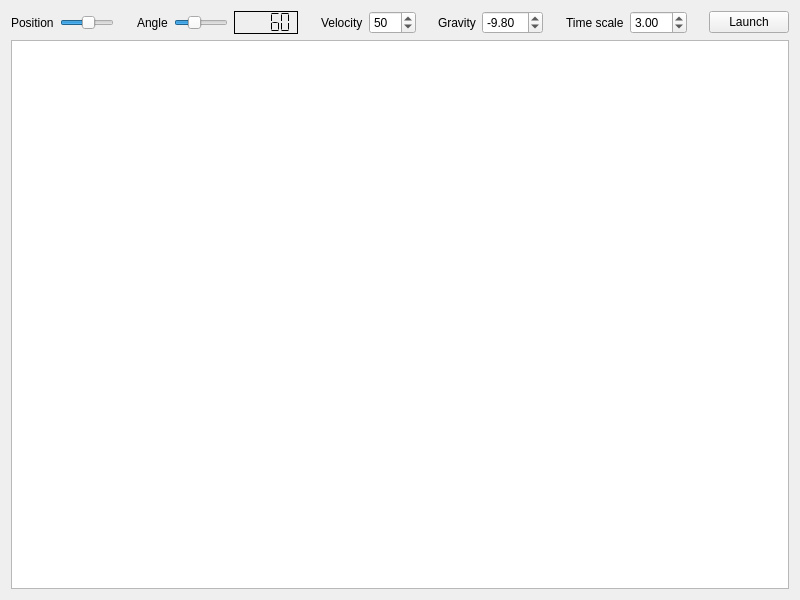
<?xml version="1.0" encoding="UTF-8"?>
<ui version="4.0">
 <class>Widget</class>
 <widget class="QWidget" name="Widget">
  <property name="geometry">
   <rect>
    <x>0</x>
    <y>0</y>
    <width>800</width>
    <height>600</height>
   </rect>
  </property>
  <property name="minimumSize">
   <size>
    <width>800</width>
    <height>600</height>
   </size>
  </property>
  <property name="maximumSize">
   <size>
    <width>800</width>
    <height>600</height>
   </size>
  </property>
  <property name="windowTitle">
   <string>Widget</string>
  </property>
  <layout class="QHBoxLayout" name="horizontalLayout">
   <item>
    <layout class="QGridLayout" name="gridLayout">
     <item row="0" column="9">
      <widget class="QSpinBox" name="spinBoxVelocity">
       <property name="maximum">
        <number>200</number>
       </property>
       <property name="singleStep">
        <number>5</number>
       </property>
       <property name="value">
        <number>50</number>
       </property>
      </widget>
     </item>
     <item row="0" column="11">
      <widget class="QLabel" name="label_4">
       <property name="text">
        <string>Gravity</string>
       </property>
      </widget>
     </item>
     <item row="0" column="16">
      <spacer name="horizontalSpacer_4">
       <property name="orientation">
        <enum>Qt::Horizontal</enum>
       </property>
       <property name="sizeHint" stdset="0">
        <size>
         <width>40</width>
         <height>20</height>
        </size>
       </property>
      </spacer>
     </item>
     <item row="0" column="6">
      <widget class="QLCDNumber" name="lcdNumber">
       <property name="frameShadow">
        <enum>QFrame::Plain</enum>
       </property>
       <property name="segmentStyle">
        <enum>QLCDNumber::Flat</enum>
       </property>
       <property name="value" stdset="0">
        <double>60.000000000000000</double>
       </property>
      </widget>
     </item>
     <item row="0" column="12">
      <widget class="QDoubleSpinBox" name="doubleSpinBoxGravity">
       <property name="minimum">
        <double>-99.989999999999995</double>
       </property>
       <property name="value">
        <double>-9.800000000000001</double>
       </property>
      </widget>
     </item>
     <item row="0" column="14">
      <widget class="QLabel" name="label_5">
       <property name="text">
        <string>Time scale</string>
       </property>
      </widget>
     </item>
     <item row="0" column="3">
      <spacer name="horizontalSpacer">
       <property name="orientation">
        <enum>Qt::Horizontal</enum>
       </property>
       <property name="sizeHint" stdset="0">
        <size>
         <width>40</width>
         <height>20</height>
        </size>
       </property>
      </spacer>
     </item>
     <item row="0" column="10">
      <spacer name="horizontalSpacer_3">
       <property name="orientation">
        <enum>Qt::Horizontal</enum>
       </property>
       <property name="sizeHint" stdset="0">
        <size>
         <width>40</width>
         <height>20</height>
        </size>
       </property>
      </spacer>
     </item>
     <item row="0" column="2">
      <widget class="QSlider" name="horizontalSliderPosition">
       <property name="maximum">
        <number>720</number>
       </property>
       <property name="value">
        <number>380</number>
       </property>
       <property name="orientation">
        <enum>Qt::Horizontal</enum>
       </property>
      </widget>
     </item>
     <item row="0" column="15">
      <widget class="QDoubleSpinBox" name="doubleSpinBoxTimescale">
       <property name="value">
        <double>3.000000000000000</double>
       </property>
      </widget>
     </item>
     <item row="0" column="1">
      <widget class="QLabel" name="label">
       <property name="text">
        <string>Position</string>
       </property>
      </widget>
     </item>
     <item row="0" column="17">
      <widget class="QPushButton" name="pushButtonLauch">
       <property name="text">
        <string>Launch</string>
       </property>
      </widget>
     </item>
     <item row="0" column="8">
      <widget class="QLabel" name="label_3">
       <property name="text">
        <string>Velocity</string>
       </property>
      </widget>
     </item>
     <item row="0" column="4">
      <widget class="QLabel" name="label_2">
       <property name="text">
        <string>Angle</string>
       </property>
      </widget>
     </item>
     <item row="0" column="5">
      <widget class="QSlider" name="horizontalSliderAngle">
       <property name="toolTipDuration">
        <number>5</number>
       </property>
       <property name="maximum">
        <number>180</number>
       </property>
       <property name="pageStep">
        <number>1</number>
       </property>
       <property name="value">
        <number>60</number>
       </property>
       <property name="orientation">
        <enum>Qt::Horizontal</enum>
       </property>
       <property name="tickPosition">
        <enum>QSlider::NoTicks</enum>
       </property>
       <property name="tickInterval">
        <number>10</number>
       </property>
      </widget>
     </item>
     <item row="1" column="1" colspan="17">
      <widget class="QGraphicsView" name="graphicsView">
       <property name="renderHints">
        <set>QPainter::HighQualityAntialiasing|QPainter::SmoothPixmapTransform|QPainter::TextAntialiasing</set>
       </property>
       <property name="viewportUpdateMode">
        <enum>QGraphicsView::FullViewportUpdate</enum>
       </property>
       <property name="optimizationFlags">
        <set>QGraphicsView::DontAdjustForAntialiasing|QGraphicsView::DontClipPainter</set>
       </property>
      </widget>
     </item>
     <item row="0" column="7">
      <spacer name="horizontalSpacer_2">
       <property name="orientation">
        <enum>Qt::Horizontal</enum>
       </property>
       <property name="sizeHint" stdset="0">
        <size>
         <width>40</width>
         <height>20</height>
        </size>
       </property>
      </spacer>
     </item>
     <item row="0" column="13">
      <spacer name="horizontalSpacer_5">
       <property name="orientation">
        <enum>Qt::Horizontal</enum>
       </property>
       <property name="sizeHint" stdset="0">
        <size>
         <width>40</width>
         <height>20</height>
        </size>
       </property>
      </spacer>
     </item>
    </layout>
   </item>
  </layout>
 </widget>
 <layoutdefault spacing="6" margin="11"/>
 <resources/>
 <connections>
  <connection>
   <sender>horizontalSliderAngle</sender>
   <signal>sliderMoved(int)</signal>
   <receiver>lcdNumber</receiver>
   <slot>display(int)</slot>
   <hints>
    <hint type="sourcelabel">
     <x>261</x>
     <y>23</y>
    </hint>
    <hint type="destinationlabel">
     <x>349</x>
     <y>28</y>
    </hint>
   </hints>
  </connection>
 </connections>
</ui>
